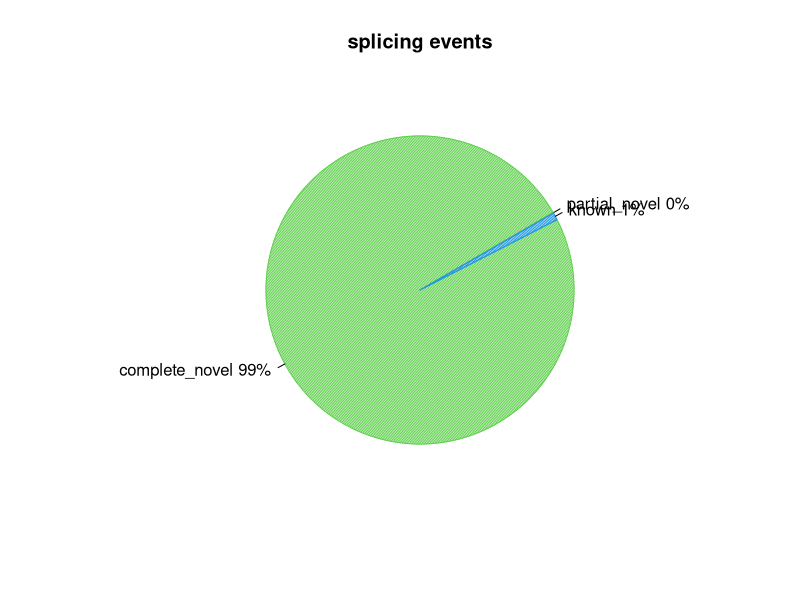
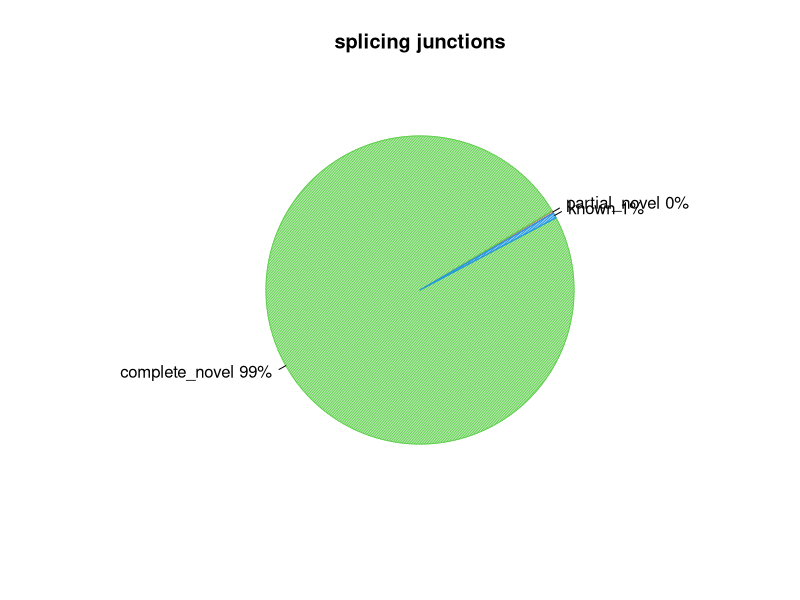

Write R code to recreate these figures, in order.
pdf("benchmark/RustQC/large/rseqc/junction_annotation/GM12878_REP1.markdup.sorted.splice_events.pdf")
events=c(0.054,99.156,0.790)
pie(events,col=c(2,3,4),init.angle=30,angle=c(60,120,150),density=c(70,70,70),main="splicing events",labels=c("partial_novel 0%","complete_novel 99%","known 1%"))
dev.off()
pdf("benchmark/RustQC/large/rseqc/junction_annotation/GM12878_REP1.markdup.sorted.splice_junction.pdf")
junction=c(0.237,99.200,0.563)
pie(junction,col=c(2,3,4),init.angle=30,angle=c(60,120,150),density=c(70,70,70),main="splicing junctions",labels=c("partial_novel 0%","complete_novel 99%","known 1%"))
dev.off()
